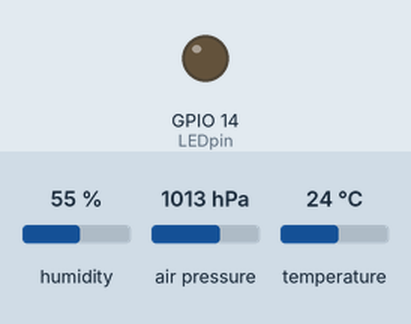
The sketch below on a simulated ESP32. Parts: output pins drawn as LEDs (lit = HIGH). Wiring (inferred from the names in the program): BME280 sensor at I2C address 0x76. The test bench sets the inputs (shaded band); at power-on: humidity 55 %, air pressure 1013 hPa, temperature 24 °C. WiFi joins after 1.5 s; servers stay silent unless stated; the local clock reads 2024-03-15 10:24:30 at power-on unless the sketch sets it; the Firebase database answers and starts empty; pins used as bus, display or sensor lines are not drawn; what the sketch prints to the serial monitor is not drawn. At 4.1 s the program puts the board to deep sleep or switches it off; the recording ends there.

Above: at 1.1 s.
At 2.6 s:
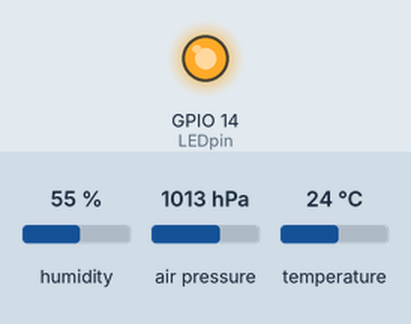
Timing chart, 0 to 4.1 s (numbered marks = the images above):
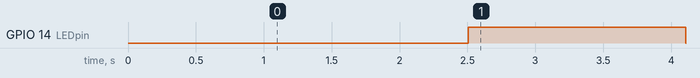

The sketch:

sketch_jul10a_copy_20240819132620.ino
```cpp
#include <WiFi.h>
#include <Firebase_ESP_Client.h>
#include <Adafruit_Sensor.h>
#include <Adafruit_BME280.h>
#include "time.h"
//Provide the token generation process info.
#include "addons/TokenHelper.h"
//Provide the RTDB payload printing info and other helper functions.
#include "addons/RTDBHelper.h"

#define WIFI_SSID "wifi_id"
#define WIFI_PASSWORD "psswd"
#define API_KEY "firebase_apikey"
#define DATABASE_URL "https//yourfirebaselink.firebasedatabase.app/"
#define SEALEVELPRESSURE_HPA (1020.0)

// RTC_DATA_ATTR int count = 0; // save vars we don't want to loose after deep sleep (no need. Now counter is already in the DB)
// RTC_DATA_ATTR int bootCount = 0;

Adafruit_BME280 bme; // I2C

FirebaseData fbdo;
FirebaseAuth auth;
FirebaseConfig config;

long DEEP_SLEEP_TIME_SEC = 3600 ; //each 1 hour
// long DEEP_SLEEP_TIME_SEC = 10;
bool signUpOK = false;
// int LEDGPIO = 4;
const int pinVolt = 36;
const int pinVCC = 33;
const int LEDpin = 14;
float R1 = 4600; //in ohm
float R2 = 4600; //in ohm
// int adcVolt;
float Volt;

const char* ntpServer = "pool.ntp.org";
const long  gmtOffset_sec = 3600; // in Paris/Rome GMT --> +1h so 3600
const int   daylightOffset_sec = 3600; //3600 se ora legale, 0 se ora quell altra del cazzo non ricordo mai dio cane

void setup() {
  // put your setup code here, to run once:
  Serial.begin(115200);
  // delay(10000); // first time just in case of charging up the capacitor. Then its useless, but 2 seconds not a big differnce overall
  delay(1000); //just for the startup

  // This gives the cpacitor the time to fill up and guarantee the right amount of current.
  // if (bootCount == 0 ){
    // delay(10000);
  // }
  // ++bootCount;

  // //LEDPIN Set;
  // pinMode(LEDGPIO,OUTPUT);
  pinMode(pinVolt, INPUT);
  pinMode(pinVCC, OUTPUT);
  pinMode(LEDpin, OUTPUT);
  // adcVolt = analogRead(pinVolt);
  // Volt = adcVolt /(R2/(R1+R2));
  // Volt = analogRead(pinVolt) * 4.2 / 4095; //4.2 max voltage of lipo
  Volt = ReadVoltage(pinVolt)/(R2/(R1+R2)) + 0.1; // ADC2 pin cannot be used when wifi is on, that's why we read voltage now and not later on. +0.1 is a correction needed cause adc in ESP32 sucks
  // Volt = (analogRead(pinVolt)*3.3/4095)/(R2/(R1+R2)); // ADC2 pin cannot be used when wifi is on, that's why we read voltage now and not later on
  Serial.println(Volt);


  // WiFi Connection. If WiFi does not connect, iteration on dots until it does.
  WiFi.begin(WIFI_SSID, WIFI_PASSWORD);
  Serial.println("Connecting to Wifi");
  while(WiFi.status() !=  WL_CONNECTED){
    Serial.print(".");
    delay(100);
  }
  Serial.println();
  Serial.print("Successfully Connected to WiFi. IP: ");
  Serial.println(WiFi.localIP());
  Serial.println();

  // connect to Firebase;
  config.api_key = API_KEY;
  config.database_url = DATABASE_URL;
  if(Firebase.signUp(&config, &auth, "", "")){
    Serial.println("Firebase Sign Up Ok! ");
    signUpOK = true;
  }
  else{
    // Serial.println("%s\n", config.signer.signupError.message.c_str());
    Serial.printf("%s\n", config.signer.signupError.message.c_str());
  }


  // Init and get the time
  configTime(gmtOffset_sec, daylightOffset_sec, ntpServer);
  // Serial.printf("%s\n", printLocalTime());
  // Serial.println(printLocalTime());

  config.token_status_callback = tokenStatusCallback; // not sure what it does
  Firebase.begin(&config, &auth);
  Firebase.reconnectWiFi(true);


  //Turn on the BMP80
  digitalWrite(pinVCC, HIGH); // --> we activate here the pinout
  digitalWrite(LEDpin, HIGH); // --> the led needs to to a different pin, if we use it in series with VCC of BMP280 a drop of 0.6V happens and the BMP does not get detected
  bool status;
  // default settings
  // (you can also pass in a Wire library object like &Wire2)
  status = bme.begin(0x76);
  if (!status) {
  Serial.println("Could not find a valid BME280 sensor, check wiring!");
  while (1); // Don't proceed, loop forever
  }

}

void loop() {


  if (Firebase.ready() && signUpOK){
    delay(200);
    // if(Firebase.RTDB.getBool(&fbdo, "/counter/")){
    //   if(fbdo.dataType() == "int"){
    //     delay(200); // gives the time to get the value for some reason
    //     Serial.println(fbdo.intData());
    //   }
    // }

    Firebase.RTDB.getInt(&fbdo, "/counter/"); // this points at FirebaseData. It builds a request that I suppose gets
    // stored temporarily in the DATABASE SESSION
    int count = fbdo.intData(); //if the previous line is True then we can ask to the fbdo to print the integer.
    ++count;
    Firebase.RTDB.setString(&fbdo, "BMP280_final/" + String(count) + "/Time", printLocalTime());
    Firebase.RTDB.setFloat(&fbdo, "BMP280_final/" + String(count) + "/Temp", bme.readTemperature());
    Firebase.RTDB.setFloat(&fbdo, "BMP280_final/" + String(count) + "/Humd", bme.readHumidity());
    Firebase.RTDB.setFloat(&fbdo, "BMP280_final/" + String(count) + "/Alti", bme.readAltitude(SEALEVELPRESSURE_HPA));
    Firebase.RTDB.setFloat(&fbdo, "BMP280_final/" + String(count) + "/Pres", bme.readPressure()/100.0F);
    Firebase.RTDB.setFloat(&fbdo, "BMP280_final/" + String(count) + "/BVolt", Volt);

    // digitalWrite(LEDGPIO, HIGH);
    // delay(1000);
    // digitalWrite(LEDGPIO, LOW);

    // Here we should update counter in DB + 1.
    Firebase.RTDB.setInt(&fbdo, "/counter/", count);


    // bme.reset(); // sends bmp280 to sleep --> apparently from 0.4mA to 8uA. Not bad!


    // Serial.print("ESP32 woke up: ");
    // Serial.print(count);
    // Serial.println(" times"); // No need anymore
    delay(200);
    digitalWrite(pinVCC, LOW);
    digitalWrite(LEDpin, LOW);
    Serial.println("Going To Sleep...");
    BME280_Sleep(); // sends bme280 to sleep. Credits to David Bird
    // esp deep sleep for TIME TO SLEEP time
    esp_sleep_enable_timer_wakeup(1000000ULL * DEEP_SLEEP_TIME_SEC);
    esp_deep_sleep_start();
  }

  // if(Firebase.RTDB.getBool(&fbdo, "/LED/sensorValue/")){
  //   if(fbdo.dataType() == "boolean"){
  //     delay(200); // gives the time to get the value for some reason
  //     // Serial.println(fbdo.boolData());
  //     if(fbdo.boolData() == 0){
  //       digitalWrite(LEDGPIO, LOW);
  //     }
  //     else{
  //       digitalWrite(LEDGPIO, HIGH);
  //     }
  //   }
  // }
}


double ReadVoltage(byte pin){
  double reading = analogRead(pin); // Reference voltage is 3v3 so maximum reading is 3v3 = 4095 in range 0 to 4095
  if(reading < 1 || reading > 4095) return 0;
  return -0.000000000009824 * pow(reading,3) + 0.000000016557283 * pow(reading,2) + 0.000854596860691 * reading + 0.065440348345433;
  // return -0.000000000000016 * pow(reading,4) + 0.000000000118171 * pow(reading,3)- 0.000000301211691 * pow(reading,2)+ 0.001109019271794 * reading + 0.034143524634089;
} // Added an improved polynomial, use either, comment out as required


void BME280_Sleep() {
  Wire.beginTransmission(0x76);    // or 0x77
  Wire.write((uint8_t)0xF4);       // Select Control Measurement Register
  Wire.write((uint8_t)0b00000000); // Send '00' for Sleep mode
  Wire.endTransmission();
}


String printLocalTime()
{
  struct tm timeinfo;
  if(!getLocalTime(&timeinfo)){
    Serial.println("Failed to obtain time");
    exit(0);
    // return;
    }
  //iSerial.println(&timeinfo, "%d-%m-%Y %H:%M:%S");
  // Serial.println(&timeinfo, "%d-%m-%Y %H:%M:%S");
  char time[20]; // define time array
  strftime(time, 20, "%d-%m-%Y %H:%M:%S", &timeinfo);
  return (time);
  // return Serial.println(&timeinfo, "%d-%m-%Y %H:%M:%S");
}
```

Measured:
- by itself, GPIO 14 (LEDpin): HIGH → LOW at 4.1 s
